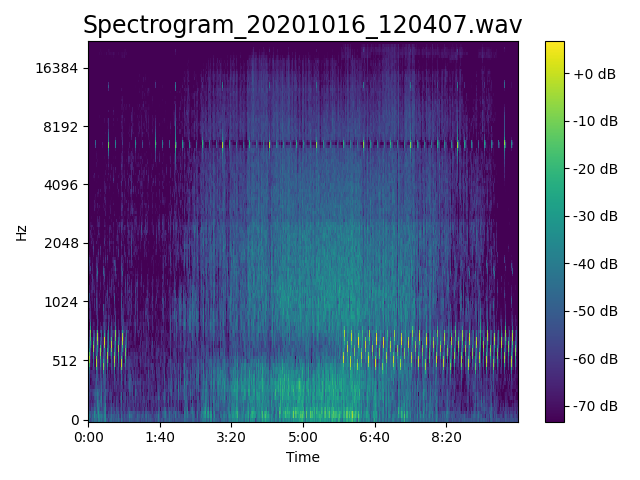
#> input picture Vitis-ai/Quantizer/Classification_model_API2/dataset_v2/test/boat/denoise_20201016_120407.png, 640 x 480 px, found by its file name; its folder holds 4 pictures in this run
$ python modified_pic.py
#> lines starting #> are read from the running program, lines starting #| are printed output that depends on the picture
import cv2
import numpy as np
import os

# 設定檔案路徑
filepath = './boat'
files = os.listdir(filepath)

for file in files:
    print("image filename:", file)
    img = cv2.imread(os.path.join(filepath, file)) # 讀取圖片
#> img is the input picture: shape (480, 640, 3); mean B, G, R 173.9, 143, 142.2
    # 裁切區域的 x 與 y 座標（左上角）
    # 以及裁切區域的寬度與高度
    # 調出這些參數來裁切圖片
    x = 75
    y = 35
    w = 445
    h = 395
    crop_img = img[y:y+h, x:x+w]        # 取出陣列的範圍
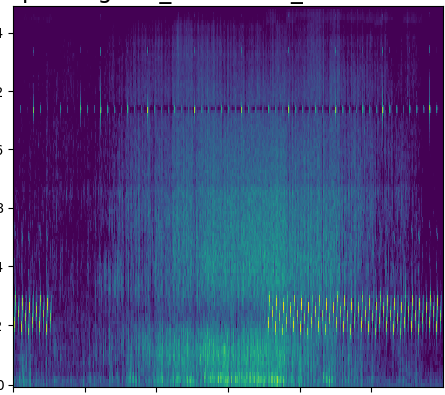
#> crop_img: shape (395, 445, 3); mean B, G, R 126.8, 71.7, 72.4
    cv2.imwrite(os.path.join(filepath, file), crop_img) # 儲存圖片
#> pass 2 of the loop `for file in files:`:
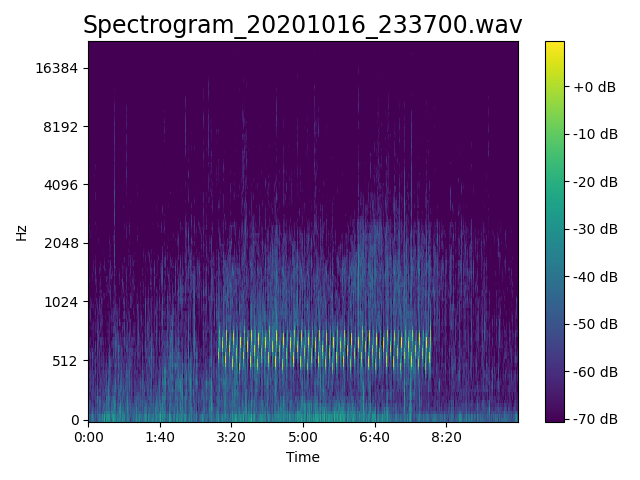
#> input picture Vitis-ai/Quantizer/Classification_model_API2/dataset_v2/test/boat/denoise_20201016_233700.png, 640 x 480 px, found by its file name
#> img is the input picture: shape (480, 640, 3); mean B, G, R 165, 126.8, 145
#> `crop_img = img[y:y+h, x:x+w]`:
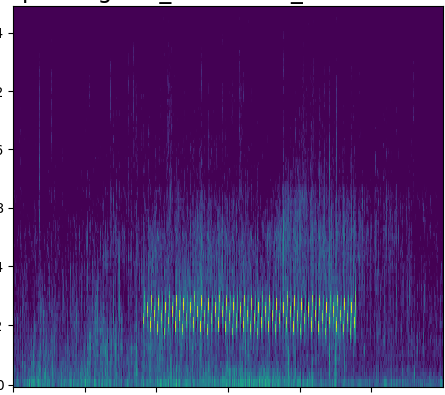
#> crop_img: shape (395, 445, 3); mean B, G, R 111.2, 43.4, 77.2
#> pass 3 of the loop `for file in files:`:
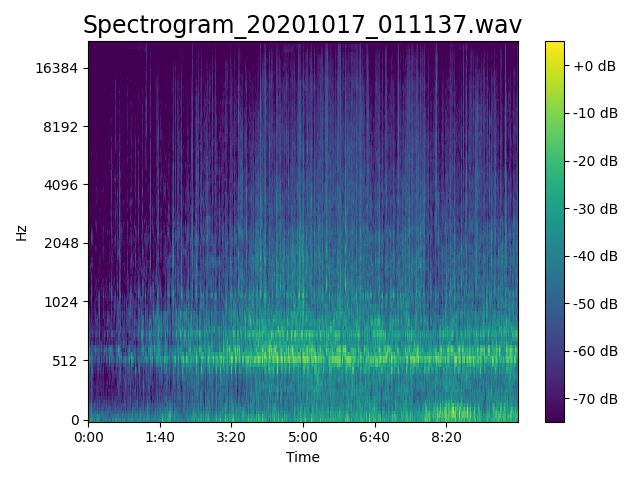
#> input picture Vitis-ai/Quantizer/Classification_model_API2/dataset_v2/test/boat/denoise_20201017_011137.png, 640 x 480 px, found by its file name
#> img is the input picture: shape (480, 640, 3); mean B, G, R 176.2, 151.7, 140.3
#> `crop_img = img[y:y+h, x:x+w]`:
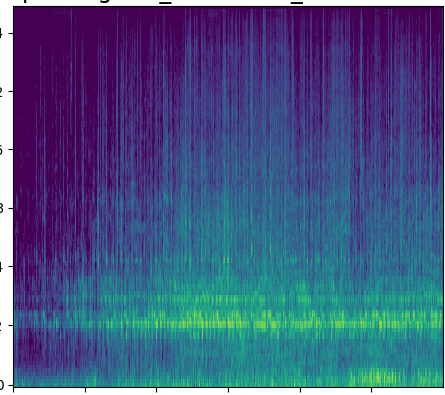
#> crop_img: shape (395, 445, 3); mean B, G, R 130.6, 86.7, 68.9
#> the loop made 4 passes; the first 3 are shown
